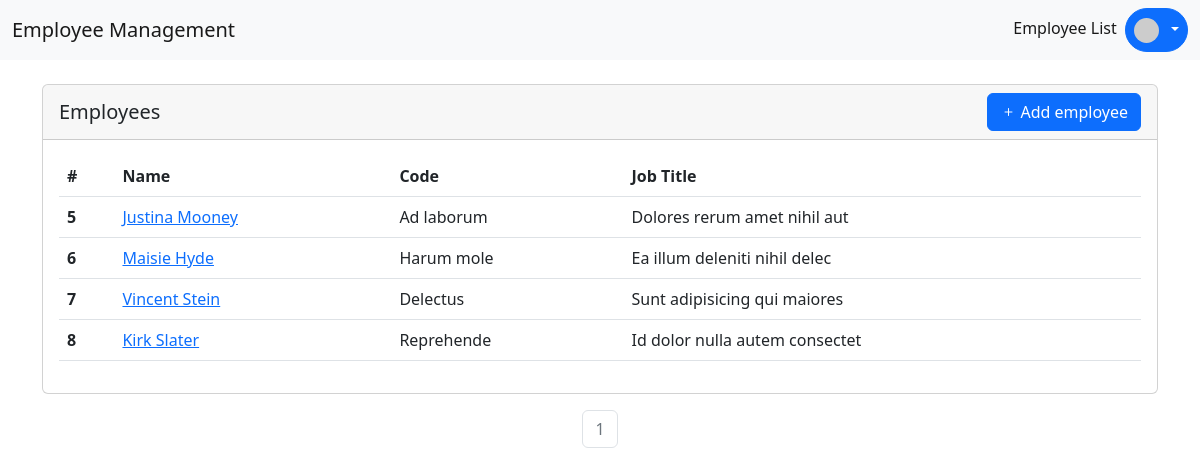
/ (signed in), run on the app's committed database.
### core/models.py (models this page shows)
class Employee(models.Model):
    name = models.CharField('Full name', max_length=20,)
    code = models.CharField('Employee code', max_length=10, unique=True)
    job_title = models.CharField(max_length=30)
    phone = models.CharField(
        max_length=10,
        validators=[mobile_number_validator],
        help_text='Mobile number without country code.'
    )
    email = models.EmailField()
    created_at = models.DateTimeField(default=timezone.now)
    hire_date = models.DateField(null=True, blank=True, help_text='Date on which the employee was hired.')
    salary = models.DecimalField(
        max_digits=10,
        decimal_places=2,
        null=True,
        help_text='Net salary of the employee.'
    )
    class Meta:
        ordering = ['pk']

### core/views.py (the view)
# urls.py: path('', views.EmployeeListView.as_view(), name='employee-list'),
class EmployeeListView(LoginRequiredMixin, ListView):
    template_name = 'core/employee-list.html'
    model = Employee
    paginate_by = 10
    context_object_name = 'employees'

### core/templates/core/employee-list.html (shortened to what this page needs)
{% extends 'partials/base.html' %}
{% block content %}
<div class="row">
    <div class="col-12">
        <div class="card">
            <div class="card-header d-flex justify-content-between align-items-center">
                <h5 class="card-title m-0">Employees</h5>
                <a href="{% url 'core:add-employee' %}" class="btn btn-primary"><i class="bi bi-plus me-1"></i>Add employee</a>
            </div>
            <div class="card-body">
                <table class="table">
                    <thead>
                        <tr>
                            <th scope="col">#</th>
                            <th scope="col">Name</th>
                            <th scope="col">Code</th>
                            <th scope="col">Job Title</th>
                        </tr>
                    </thead>
                    <tbody>
                        {% for employee in employees %}
                        <tr>
                            <th scope="row">{{employee.pk}}</th>
                            <td>
                                <a href="{% url 'core:employee-detail' pk=employee.pk %}">
                                    {{employee.name}}
                                </a>
                            </td>
                            <td>{{employee.code}}</td>
                            <td>{{employee.job_title}}</td>
                        </tr>
                        {% empty %}
                        <tr>
                            <td colspan="4" class="text-center">No employees to show.</td>
                        </tr>
                        {% endfor %}
                    </tbody>
                </table>
            </div>
        </div>
        <ul class="pagination justify-content-center mt-3">
            {% for page_number in page_obj.paginator.page_range %}
            {% if page_obj.number == page_number %}
            <li class="page-item disabled">
                <a class="page-link">{{ page_number }}</a>
            </li>
            {% else %}
            <li class="page-item">
                <a class="page-link" href="?page={{ page_number }}">{{ page_number }}</a>
            </li>
            {% endif %}
            {% endfor %}
        </ul>
    </div>
</div>
{% endblock %}

### core/templates/partials/base.html (shortened to what this page needs)
{% load static %}
<!DOCTYPE html>
<html lang="en">
<head>
    <link href="https://cdn.jsdelivr.net/npm/bootstrap@5.2.0/dist/css/bootstrap.min.css" rel="stylesheet"
>
    <link rel="stylesheet" href="https://cdn.jsdelivr.net/npm/bootstrap-icons@1.9.1/font/bootstrap-icons.css">
</head>
<body>
    {% include 'partials/navbar.html' %}
    <div class="container py-4">
        {% block content %}{% endblock %}
    </div>
</body>
</html>

### core/templates/partials/navbar.html (shortened to what this page needs)
<nav class="navbar navbar-expand-lg navbar-light bg-light">
    <div class="container-fluid">
        <a class="navbar-brand" href="{% url 'core:employee-list' %}">Employee Management</a>
        <div class="collapse navbar-collapse" id="navbarNav">
            <ul class="navbar-nav ms-auto">
                {% if not user.is_authenticated %}
                {% url 'core:login' as login %}
                <li class="nav-item">
                    <a class="nav-link {% if request.path == login %}active{% endif %}" aria-current="page"
                        href="{{login}}">Login</a>
                </li>
                {% else %}
                <li class="nav-item">
                    {% url 'core:employee-list' as employee_list %}
                    <a class="nav-link {% if request.path == employee_list %}active{%endif%}" aria-current="page"
                        href="{% url 'core:employee-list' %}">Employee List</a>
                </li>
                <li class="nav-item dropdown">
                    <a class="nav-link dropdown-toggle btn btn-primary text-white rounded-pill" href="#" role="button" data-bs-toggle="dropdown"
                        aria-expanded="false">
                        <img src="https://avatars.dicebear.com/api/initials/{{user.get_full_name}}.svg" alt=""
                            class="navbar-avatar rounded-circle me-1"><small>{{ user.get_full_name }}</small>
                    </a>
                </li>
                {% endif %}
            </ul>
        </div>
    </div>
</nav>

### core/templates/partials/base.html (style rules this page uses)
.navbar-avatar { height: 25px; width: 25px; }

### data on the page
Employee: pk "5", name "Justina Mooney", code "Ad laborum", job_title "Dolores rerum amet nihil aut"
Employee: pk "6", name "Maisie Hyde", code "Harum mole", job_title "Ea illum deleniti nihil delec"
Employee: pk "7", name "Vincent Stein", code "Delectus", job_title "Sunt adipisicing qui maiores"
Employee: pk "8", name "Kirk Slater", code "Reprehende", job_title "Id dolor nulla autem consectet"

### other printed values
{{ page_number }} "1"
